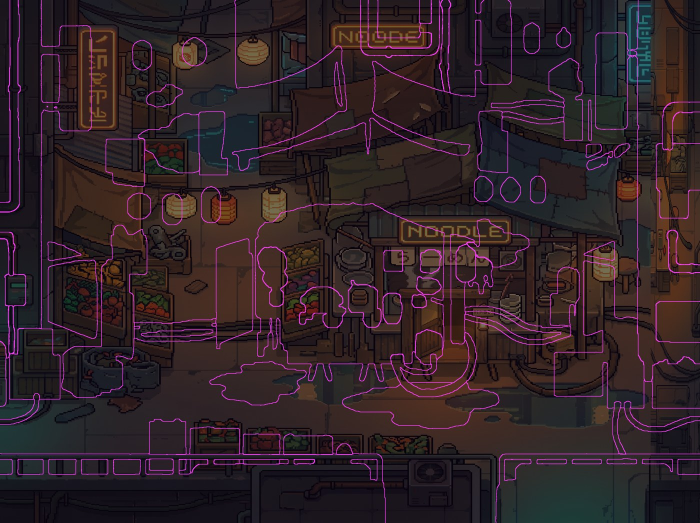
#> input picture docs/art-options/inst-edges-night-bazaar-before.jpg, 1400 x 1045 px (shown at 1/2 size)
$ python -i gen_assets.py   (imports and definitions only)
#> lines starting #> are read from the running program, lines starting #| are printed output that depends on the picture; after the words box and inside, x2 and y2 are one past the last pixel; in counts of white or black regions, pixels touching at a corner belong together
#> further down, picture is the input picture: PIL image 1400x1045 RGB; mean R, G, B 48.3, 33.5, 39.1
#!/usr/bin/env python3
"""NBP per-asset generator for Emberwood's Eastward art direction.

Policy: Nano Banana Pro generates INDIVIDUAL assets only (one prop per call,
on a flat magenta key background, style-anchored to the approved village
concept). The engine composes scenes; no whole-scene generation.

Pipeline per asset:
  1. generate  — gemini-3-pro-image, contents=[style anchor image, prompt]
  2. key       — border-median chroma key (kidsgame technique) + 1px erode
  3. trim      — crop to alpha bbox
  4. downscale — LANCZOS to target sprite height

Usage: python3 tools/art-pipeline/gen_assets.py [asset ...]   (default: all)
"""
import io
import os
import sys
import statistics

from PIL import Image
from google import genai
from google.genai import types

ROOT = os.path.dirname(os.path.dirname(os.path.dirname(os.path.abspath(__file__))))
ANCHOR = os.path.join(ROOT, 'docs', 'art-options', 'nbp-eastward-village.png')
RAW_DIR = os.path.join(ROOT, 'docs', 'art-options', 'assets', 'raw')
OUT_DIR = os.path.join(ROOT, 'docs', 'art-options', 'assets')

KEY_BG = 'flat solid pure magenta (#FF00FF) background'

# Verified against official Eastward screenshots (eastwardgame.com/media):
# the perspective is straight-on 3/4 top-down, NEVER rotated or isometric.
PERSPECTIVE = (
    'CRITICAL PERSPECTIVE RULES (classic JRPG 3/4 top-down, exactly like the '
    'reference): the object is drawn FRONT-ON with its facade parallel to the '
    'bottom edge of the frame. NO rotation, NO isometric angle, NO vanishing '
    'points, NO visible side walls. Vertical surfaces face the camera '
    'directly; horizontal top surfaces tilt slightly toward the viewer. '
)

BASE_PROMPT = (
    'Using EXACTLY the pixel-art style, palette, lighting and level of detail '
    'of the reference image (dense modern pixel art, dusk teal shadows, warm '
    'neon highlights): generate ONE single isolated game asset — {desc} — '
    'centered on a {bg}, filling most of the frame. ' + PERSPECTIVE +
    'No ground, no shadow cast on the background, no other objects, no text, '
    'no border.'
)

# theme -> anchor image + assets: name -> (description, target_height_px)
THEMES = {
    'fantasy': {
        'anchor': 'nbp-eastward-village.png',
        'assets': {
            'tree': ('a leafy deciduous tree with a visible trunk, canopy lit from the upper left', 96),
            'rock': ('a single mossy grey boulder', 32),
            'chest': ('a closed wooden treasure chest with gold trim, front face visible', 32),
            'beacon': ('a round stone beacon brazier with a bright orange flame burning in its bowl', 48),
            'lamp': ('STRICTLY ONE OBJECT: a single tall thin wrought-iron street lamp post with one glowing lantern at its top. Nothing else in the image; every pixel that is not the lamp post itself must be flat magenta', 64),
            'house': ('a two-story timber-frame cottage with a steep shingled roof, warm glowing windows and a wooden door, front facade and roof visible', 160),
        },
    },
    'scifi': {
        'anchor': 'nbp-scifi-anchor.png',
        'assets': {
            'tree': ('STRICTLY ONE OBJECT: a bio-engineered tree growing from a hydroponic ring collar, canopy with a faint teal glow, small maintenance lights on the collar', 96),
            'rock': ('STRICTLY ONE OBJECT: a single free-standing boulder-shaped chunk of collapsed concrete with bent rebar sticking out and faded hazard-stripe paint. Crisp chunky pixel clusters with hard-banded shading and a dark outline, NOT soft gradients. One rounded lump with a clear silhouette against the magenta — NOT a tile, NOT a flat ground patch', 32),
            'chest': ('STRICTLY ONE OBJECT: a closed armored supply crate with a glowing orange latch and worn hazard stripes, front face visible', 32),
            'beacon': ('STRICTLY ONE OBJECT: a signal-beacon pylon — a squat armored base cradling a bright orange energy core. No cables. The glow must stay INSIDE the object silhouette: no halo, no light spill, no gradient on the background — the magenta background stays perfectly flat and pure everywhere', 48),
            'lamp': ('STRICTLY ONE OBJECT: a single tall thin dark-metal street-light pole with one warm amber-white lantern head at its top, matching the warm lamp glow of the reference scene. Crisp chunky pixel clusters, sharp edges, no blur. Nothing else; every pixel that is not the pole must be flat magenta', 64),
            'bush': ('STRICTLY ONE OBJECT: a small low shrub of teal-glowing alien leaves in a shallow scrap-metal ring, crisp chunky pixels, dark outline', 40),
            'mast': ('STRICTLY ONE OBJECT standing alone: a single tall thin antenna pole with one small dish near the top and one tiny red light on the tip. Just the one vertical pole, nothing else anywhere; every pixel that is not the pole must be flat magenta. Crisp chunky pixels', 88),
            'crates': ('STRICTLY ONE OBJECT: a small stack of two worn supply crates with faded stencil markings, front-on, crisp chunky pixels, dark outline', 40),
            'pipe': ('STRICTLY ONE OBJECT: a short broken industrial pipe segment jutting from the ground with a faint teal drip stain, crisp chunky pixels', 32),
            'wallchunk': ('STRICTLY ONE OBJECT: a ruined concrete wall fragment with exposed rebar and faded hazard paint, front-on flat elevation, crisp chunky pixels', 48),
            'stall': ('STRICTLY ONE OBJECT: a small market stall — metal frame with a patched fabric awning and a counter of salvaged goods, front-on flat elevation like a stage-set flat, no side walls, crisp chunky pixels', 72),
            'tree2': ('STRICTLY ONE OBJECT: a tall slender bio-engineered tree with a narrow drooping teal canopy and exposed pale roots over a small hydroponic collar — clearly DIFFERENT silhouette from a round-canopy tree, crisp chunky pixels', 96),
            'tanktree': ('STRICTLY ONE OBJECT: a slender bio-tree growing inside a tall rectangular glass hydroponic tank with a metal base and teal nutrient liquid glow, exactly like a greenhouse specimen tank. Front-on flat elevation, crisp chunky pixels, dark outline', 80),
            'garage': ('STRICTLY ONE OBJECT drawn as a FLAT FRONT ELEVATION like a stage-set flat: a wide single-story industrial depot storefront — corrugated walls, one large closed roller garage door with worn orange-and-blue paint, a glowing neon sign above the door, small pipes and an AC unit along the roofline, junction boxes by the door. Bottom edge perfectly horizontal, ONLY the front face plus a narrow roof strip, NO side walls, NO isometric rotation', 140),
            'junction': ('STRICTLY ONE OBJECT: a small wall-mount electrical junction box with conduit stubs and one tiny green status light, crisp chunky pixels, dark outline', 26),
            'terminal': ('STRICTLY ONE OBJECT: a free-standing data terminal — a dark metal pedestal with a tilted glowing teal screen showing faint scan lines, a few small blinking status lights. Crisp chunky pixels, dark outline', 48),
            'rack': ('STRICTLY ONE OBJECT: an industrial storage rack shelf holding a few crates and canisters, front-on flat elevation, crisp chunky pixels', 48),
            'vat': ('STRICTLY ONE OBJECT: a broken cylindrical glass bio-vat on a metal base, cracked glass, dead vines inside, faint teal residue glowing at the bottom. Front-on, crisp chunky pixels', 64),
            'house': ('STRICTLY ONE OBJECT: a compact two-story modular habitat block drawn as a FLAT FRONT ELEVATION, like a stage-set flat facing the audience straight on — the bottom edge of the wall perfectly horizontal, ONLY the front face visible plus a narrow strip of solar-panel roof tilted toward the viewer above the facade. ABSOLUTELY NO corner view, NO second visible face, NO diagonal wall edges, NO isometric rotation. Corrugated metal walls, warm glowing windows, a sliding metal door with a small neon sign above it, antennas on the roof strip', 160),
        },
    },
}


def border_median_key(img, thresh=90):
    """Remove the key background using the median border color."""
#> called with thresh = 90
    img = img.convert('RGBA')
    px = img.load()
    w, h = img.size
#> w = 1400; h = 1045
    border = []
    for x in range(0, w, 7):
        border += [px[x, 0][:3], px[x, h - 1][:3]]
#> this loop made 200 passes
#> border on passes 1 to 2: [(25, 22, 29), (19, 16, 25)], [(25, 22, 29), (19, 16, 25), (25, 22, 29), (19, 16, 25)]
#> after the loop, border = 400 items, first 6: (25, 22, 29), (19, 16, 25), (25, 22, 29), (19, 16, 25), (24, 21, 28), (19, 16, 25)
    for y in range(0, h, 7):
        border += [px[0, y][:3], px[w - 1, y][:3]]
#> after the loop, border = 700 items, first 6: (25, 22, 29), (19, 16, 25), (25, 22, 29), (19, 16, 25), (24, 21, 28), (19, 16, 25)
    key = tuple(int(statistics.median(c[i] for c in border)) for i in range(3))
#> key = (28, 25, 31)
    for y in range(h):
        for x in range(w):
            r, g, b, a = px[x, y]
            if (r - key[0]) ** 2 + (g - key[1]) ** 2 + (b - key[2]) ** 2 < thresh ** 2:
                px[x, y] = (0, 0, 0, 0)
    # 1px erode to eat key-bleed fringes
    mask = img.getchannel('A').point(lambda v: 255 if v > 0 else 0)
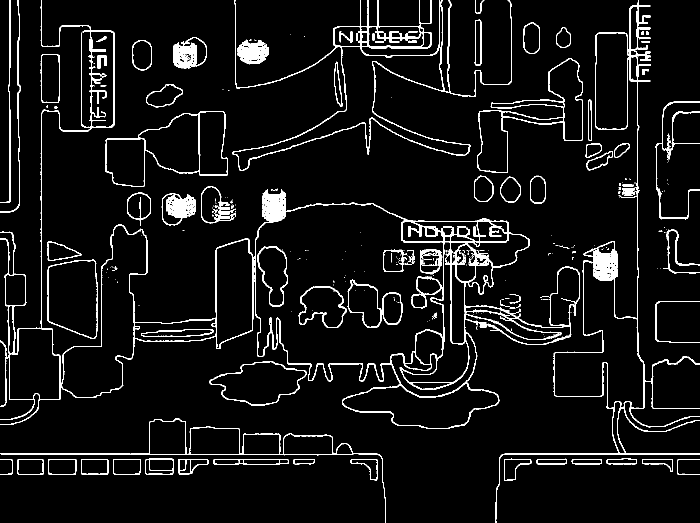
#> mask: PIL image 1400x1045 L (shown at 1/2 size); 6.2% white in thin lines or dots
    from PIL import ImageFilter
    eroded = mask.filter(ImageFilter.MinFilter(3))
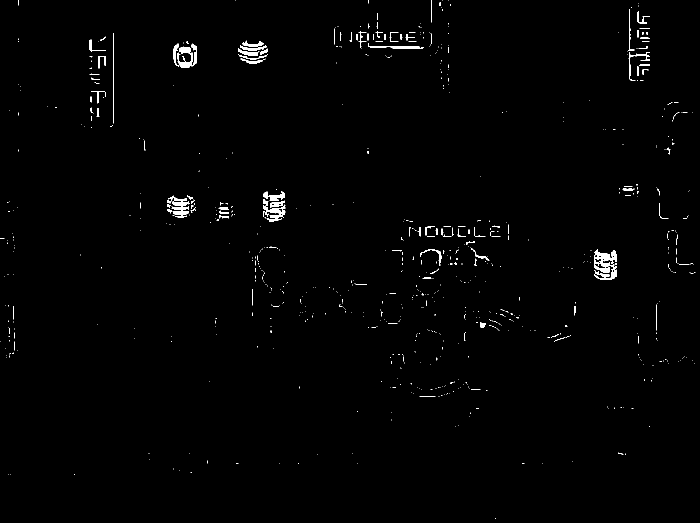
#> eroded: PIL image 1400x1045 L (shown at 1/2 size); 0.86% white; 754 white regions (661 under 20 px), largest, box (x1, y1, x2, y2) and area: (1188, 498, 1234, 560) 1517, (355, 87, 393, 136) 822, (334, 391, 379, 435) 805
    img.putalpha(eroded)
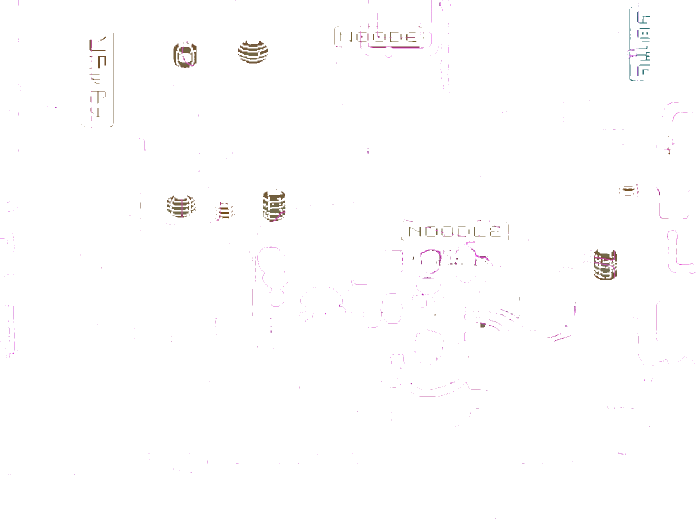
#> img: PIL image 1400x1045 RGBA (shown at 1/2 size); mean R, G, B, A 9.1, 4.5, 8, 2.2; transparent parts drawn white
    return img, key


# [56 lines left out: functions process, main, not called in this run]


# [2 lines not run here, left out]

>>> from PIL import Image
>>> picture = Image.open('../../docs/art-options/inst-edges-night-bazaar-before.jpg')
>>> result = border_median_key(picture)

$ run again, on docs/art-options/overheadmask-anchorroom.jpg
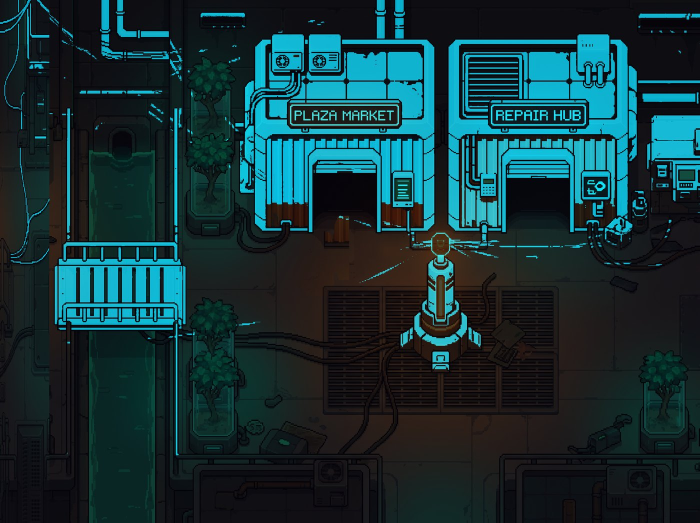
#> input picture docs/art-options/overheadmask-anchorroom.jpg, 1400 x 1045 px (shown at 1/2 size)
#> picture is the input picture: PIL image 1400x1045 RGB; mean R, G, B 20.4, 50.5, 55.1
#> the loop in border_median_key, `for x in range(0, w, 7):` made 200 passes
#> border on passes 1 to 2: [(16, 17, 22), (14, 13, 19)], [(16, 17, 22), (14, 13, 19), (16, 19, 24), (13, 12, 18)]
#> after the loop in border_median_key, `for x in range(0, w, 7):`: border = 400 items, first 6: (16, 17, 22), (14, 13, 19), (16, 19, 24), (13, 12, 18), (14, 22, 25), (17, 16, 22)
#> after the loop in border_median_key, `for y in range(0, h, 7):`: border = 700 items, first 6: (16, 17, 22), (14, 13, 19), (16, 19, 24), (13, 12, 18), (14, 22, 25), (17, 16, 22)
#> key = (16, 16, 21)
#> in border_median_key, `mask = img.getchannel('A').point(lambda v: 255 if v > 0 else 0)`:
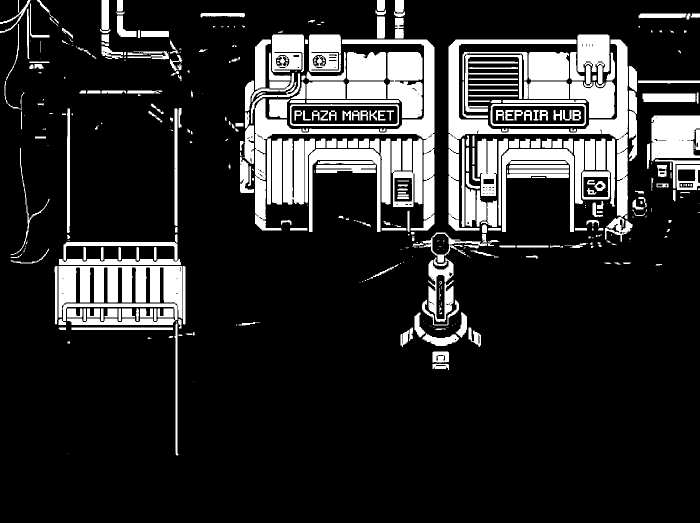
#> mask: PIL image 1400x1045 L (shown at 1/2 size); 17% white; 480 white regions (163 under 20 px), largest, box (x1, y1, x2, y2) and area: (897, 79, 1265, 484) 23918, (510, 79, 869, 461) 19677, (117, 532, 365, 650) 19344
#> eroded: PIL image 1400x1045 L; 12.9% white; 542 white regions (248 under 20 px), largest, box (x1, y1, x2, y2) and area: (898, 80, 1255, 277) 13553, (118, 533, 364, 636) 13085, (511, 80, 868, 277) 10169
#> in border_median_key, `img.putalpha(eroded)`:
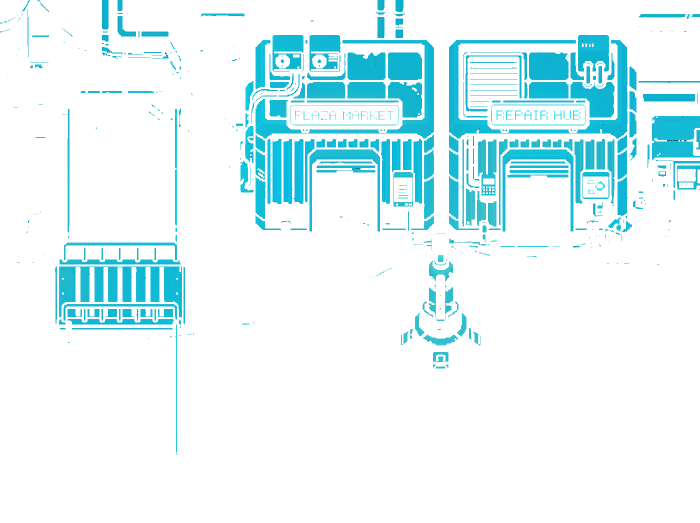
#> img: PIL image 1400x1045 RGBA (shown at 1/2 size); mean R, G, B, A 4.9, 29.6, 33.6, 32.8; transparent parts drawn white
